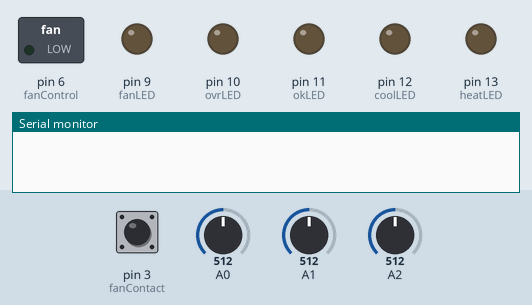
Simulated run of this sketch. Board: Arduino Uno, built with avr-gcc and run on an emulated ATmega328P. On the bench: switched loads named in the sketch (green lamp = pin HIGH), output pins drawn as LEDs (lit = HIGH), the last lines printed to the serial monitor. The inputs (shaded band) are chosen by the test bench; at power-on: pin 3 (fanContact) HIGH, A0 = 512, A1 = 512, A2 = 512.

Above: at 0.05 s.
At 3.05 s:
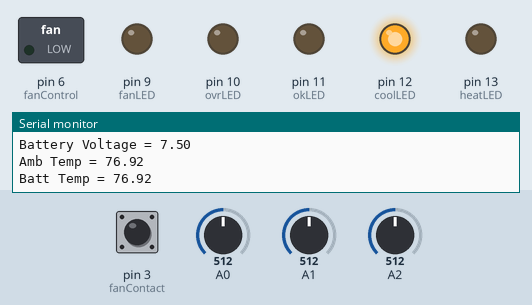
At 3.8 s:
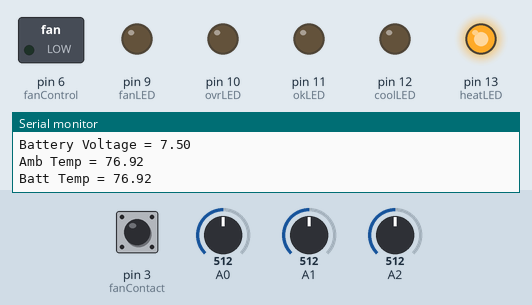
At 4.55 s:
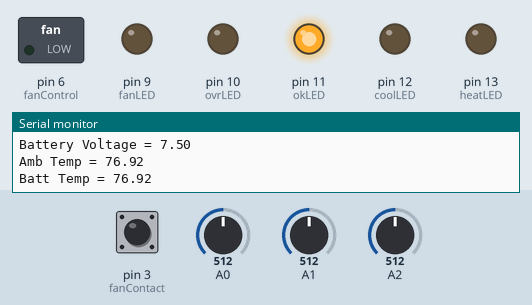
At 6.05 s:
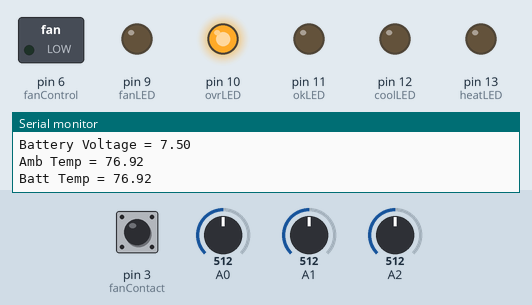
At 12.1 s:
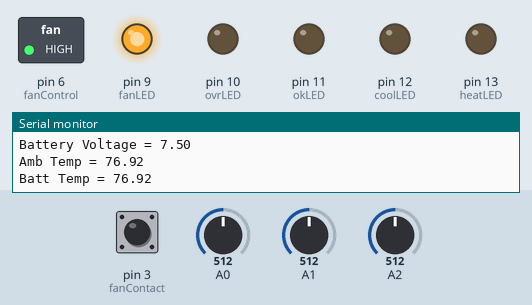
Timing chart, 0 to 15.8 s (numbered marks = the images above):
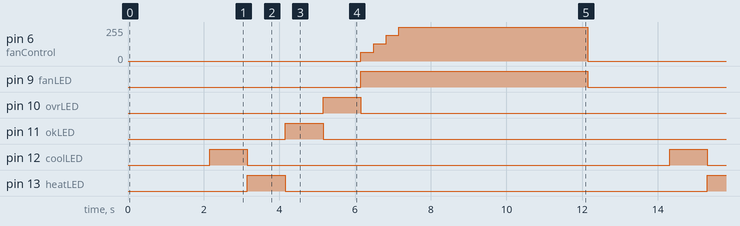

Measured:
- by itself, pin 6 (fanControl): repeats every 12.2 s: 128/255 0.33 s, 192/255 0.33 s, 255/255 5.0 s, 0/255 6.2 s, 64/255 0.33 s
- by itself, pin 9 (fanLED): alternates HIGH for 6.0 s and LOW for 6.2 s
- by itself, pin 10 (ovrLED), pin 11 (okLED), pin 12 (coolLED), pin 13 (heatLED): alternates HIGH for 1.0 s and LOW for 11.2 s

The sketch:

Fan4.ino
```cpp
/* ????????????????
Fan Controller Code Version 0.4
Designed to run on an Trinket Pro processor board


I/O DEFINITIONS

A0 - Ambient Temperature Thermistor
A1 - Battery Temperature Thermistor
A6 - Battery Voltage
D3 - Fan contact input (INT1 pin)
D4 - Fan Rotor
D6 - Fan On/Off Control PWM
D9 - Fan LED
D10 -Fan Override LED
D11 -MOSI Operating Mode LED Grn OK
D12 -MISO Operating Mode LED Blue Cooling
D13 -SCK Operating Mode LED Red Heating
*/


/*----------------------------------------------------------
 *                      Define Variables
 *----------------------------------------------------------- */

 const int fanContact = 3; //INT 1
 const int fanRotor = 4;
 const int fanControl = 6; //PWM
 const int okLED = 11; //green operating mode LED
 const int heatLED = 13; //red heat LED
 const int coolLED = 12; //blue coolLED
 const int fanLED = 9; //green fan LED
 const int ovrLED = 10; //amber override LED
 const int battVoltage = A0; // analog input battery voltage
 const int thermistorAmb = A1; //analog input ambient temperature measurement
 const int thermistorBatt = A2; //analog input battery temperature measurement
 const int thermistorNominal=10000;
 const int temperatureNominal=25;
 const int bCoefficient=3950;
 const int seriesResistor=10000;//nominal value,measure for better accuracy
 int coolLEDState = LOW; //used in LED flash code
 int heatLEDState = LOW;
 int okLEDState = LOW;
 int fanLEDState = LOW;
 int ovrState = LOW;
 byte operatingState = 0; //set operating mode to OK
 float sensorValue = 0.0;
 float battVolt = 0.0;        //battery voltage
 float battTemperature = 0.0; //main system battery temperature
 float ambTemperature = 0.0; //main system battery enclosure temperature
 float steinhart = 0.0;
 float temperature = 0.0;
 boolean fanOn = false;      //fan status running/not running
 boolean fanFault = false;  //fan locked rotor signal HIGH == locked rotor
 boolean thermistorFault = false; //used in thermistor check
 boolean voltageFault = false; //used in low voltage disconnect
 boolean fanOvrState = false; //fan overide contact close to run fan
 unsigned long startTime = 0; //used in delay timers
 unsigned long delay333 = 333; //delay 333ms
 unsigned long delay500 = 500; //delay 500ms

//End of Variables Definition -------------------------


/*----------------------------------------------
 * FUNCTION DEFINITIONS & ISRs
 -----------------------------------------------*/
//readSensor function
 float readSensor(int sensorPin) {

     for (int i=0; i<5; i++) {
     sensorValue = sensorValue + analogRead(sensorPin);
     delay(10);
   }
   sensorValue = sensorValue/5.0;
   return sensorValue;
 }

//thermistor convert function
  float thermistorConvert(float sensorValue){ // can (float sensorValue) be changed to (sensorValue)?
  sensorValue = 1023 / sensorValue - 1;
  sensorValue = seriesResistor / sensorValue;
  steinhart = sensorValue / thermistorNominal;     // (R/Ro)
  steinhart = log(steinhart);                  // ln(R/Ro)
  steinhart /= bCoefficient;                   // 1/B * ln(R/Ro)
  steinhart += 1.0 / (temperatureNominal + 273.15); // + (1/To)
  steinhart = 1.0 / steinhart; // Invert
  steinhart -= 273.15;  // convert to C
  steinhart = steinhart * 9.0 / 5.0 +32;         // convert to F
  temperature = steinhart;
  return temperature;
}

//fan slow ramp turn on function - 1 second ramp
void fanRampOn(){
   digitalWrite(fanLED, HIGH); //turn on fan LED
   fanOn = true; //set fan on state to true
   analogWrite(fanControl,64);
   startTime = millis(); //set startTime for delay loop
   while ((startTime + delay333) > millis() ) {
   } //333 mS delay
   analogWrite(fanControl,128);
   startTime = millis(); //set startTime for delay loop
   while ((startTime + delay333) > millis() ) {
   } //333 mS delay
   analogWrite(fanControl,192);
   startTime = millis(); //set startTime for delay loop
   while ((startTime + delay333) > millis() ) {
   } //333 mS delay
   analogWrite(fanControl,255); //fan on to 100%
}

//measure battery voltage value
float measureVoltage() {
sensorValue=0.0;
for (int i=0; i<5; i++) {
     sensorValue = sensorValue + analogRead(A0);
     delay(10);
   }
sensorValue=sensorValue/5;
battVolt = (sensorValue *0.00488*3); //voltage scaled to 15V full scale
return battVolt;
}

//measure ambient temperature
float measureAmbTemp() {
sensorValue=0.0;
for (int i=0; i<5; i++) {
     sensorValue = sensorValue + analogRead(A1);
     delay(10);
   }
sensorValue=sensorValue/5;
return sensorValue;
}

//measure battery temperature
float measureBattTemp() {
sensorValue=0.0;
for (int i=0; i<5; i++) {
     sensorValue = sensorValue + analogRead(A2);
     delay(10);
   }
sensorValue=sensorValue/5;
return sensorValue;
}
/* check operating state function
this function will read battery temperature and set the operating
mode to:
1 = OK
2 = cool
3 = cooling desired
4 = heat
5 = heat desired
6 = low voltage fault
7 = thermistor fault
8 = fan fault
*/


// Probably will eliminate or rewrite this function to be  replaced with Timer ISR?

byte checkOperatingState() {
//measure voltage
measureVoltage();
//measure battery temperature
readSensor(thermistorBatt);
thermistorConvert(sensorValue);
battTemperature = temperature;
//measure ambient temperature
readSensor(thermistorAmb);
thermistorConvert(sensorValue);
ambTemperature = temperature;

if (battVolt < 10.0) {
	operatingState = 6;}
if ((battTemperature > 200.0) || (ambTemperature > 200.0) || (battTemperature < -20.0) || (ambTemperature < -20.0)){
		    operatingState=7;}
if ((battTemperature >= 50.0) && (battTemperature <= 75.0)) {
            operatingState = 1;} //OK Mode
if ((battTemperature > 75.0) && ((battTemperature - ambTemperature) > 5.0)){
      operatingState = 2;} //cool mode
if ((battTemperature < 50.0) && ((ambTemperature - battTemperature) > 5.0)){
            operatingState = 4;} //heat mode
return operatingState;
} //closing brace for check operating mode function


//ISR Routines  VARIBALE NAMES MUST BE CORRECTED
//user override contact ISR
byte fanOveride() { //user fan overide contact
digitalRead(fanContact);
if (fanContact == HIGH){
   operatingState = 8;
}
return fanOvrState;
}
//Timer Interrupt ISR
//Periodically measure voltage and temperture to
//determine operating state

/* ----------------------------------------------
                 SETUP LOOP
-------------------------------------------------*/

void setup() {
 pinMode(fanControl,OUTPUT); //PWM fan control
 pinMode(fanRotor,INPUT_PULLUP); //INT pin input for fan rotor lock
 pinMode(fanContact,INPUT_PULLUP); //input for manual fan ON contact
 pinMode(okLED,OUTPUT); // green operating mode OK LED
 pinMode(heatLED,OUTPUT); // red heat operating mode LED
 pinMode(coolLED,OUTPUT); // blue cool operating mode LED
 pinMode(fanLED,OUTPUT); // green fan run LED
 pinMode(ovrLED,OUTPUT); // amber override LED

//set up external interrupts
attachInterrupt (1, fanOveride, CHANGE);  // attach overide ISR

analogReference(DEFAULT);
Serial.begin(9600);  //to be removed after testing


} //closing brace for setup loop

/*---------------------------------------------
                    MAIN LOOP
----------------------------------------------*/
void loop() {
// measure voltage
measureVoltage();
Serial.print("Battery Voltage = "); //for debug
Serial.println(battVolt); //for debug
//measure ambient temperature
measureAmbTemp();
thermistorConvert(sensorValue);
ambTemperature = temperature;
Serial.print("Amb Temp = ");//for debug
Serial.println(ambTemperature); //for debug
//measure battery temperature
measureBattTemp();
thermistorConvert(sensorValue);
battTemperature = temperature;
Serial.print("Batt Temp = "); //for debug
Serial.println(battTemperature); //for debug
delay(2000);
digitalWrite(coolLED,HIGH);
delay(1000);
digitalWrite(coolLED,LOW);
digitalWrite(heatLED,HIGH);
delay(1000);
digitalWrite(heatLED,LOW);
digitalWrite(okLED,HIGH);
delay(1000);
digitalWrite(okLED,LOW);
digitalWrite(ovrLED,HIGH);
delay(1000);
digitalWrite(ovrLED,LOW);
fanRampOn();
delay(5000);
analogWrite(fanControl,0);
digitalWrite(fanLED, LOW);

// Next step -
// combine thmistor reading and thermistor convert functions
//use checkoperatingstate function and verify that works, then convert it to TIMER ISR
// convert checkoperatingstate function to if/else format

} //closing brace for main loop
```
